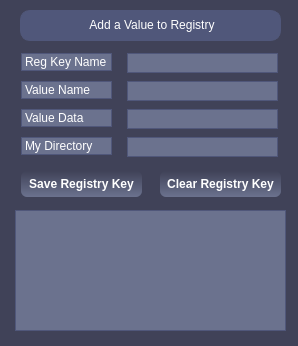
<?xml version="1.0" encoding="UTF-8"?>
<ui version="4.0">
 <class>EditRegistry</class>
 <widget class="QWidget" name="EditRegistry">
  <property name="geometry">
   <rect>
    <x>0</x>
    <y>0</y>
    <width>298</width>
    <height>346</height>
   </rect>
  </property>
  <property name="windowTitle">
   <string>Add Registry Value</string>
  </property>
  <property name="styleSheet">
   <string notr="true">QWidget {
    background-color: #404258;
    color: #fff;
 }
QLabel {
    border: 1px solid;
    border-color: #50577A;
    background-color: #6B728E;
}
QTextEdit {
    border: 1px solid;
    border-color: #50577A;
    background-color: #6B728E;
}
QTextEdit:focus {
    background: #7B8FA1;
    border: 2px solid;
    border-color: #50577A;
}
QLineEdit {
    border: 1px solid;
    border-color: #50577A;
    background-color: #6B728E;
}
QLineEdit:focus {
    background: #7B8FA1;
    border: 2px solid;
    border-color: #50577A;
}</string>
  </property>
  <widget class="QLabel" name="RegKeyName_Label">
   <property name="geometry">
    <rect>
     <x>21</x>
     <y>53</y>
     <width>91</width>
     <height>18</height>
    </rect>
   </property>
   <property name="styleSheet">
    <string notr="true"/>
   </property>
   <property name="text">
    <string>Reg Key Name</string>
   </property>
  </widget>
  <widget class="QLineEdit" name="RegKeyName_LineEdit">
   <property name="geometry">
    <rect>
     <x>127</x>
     <y>53</y>
     <width>151</width>
     <height>20</height>
    </rect>
   </property>
  </widget>
  <widget class="QLineEdit" name="ValueData_LineEdit">
   <property name="geometry">
    <rect>
     <x>127</x>
     <y>109</y>
     <width>151</width>
     <height>20</height>
    </rect>
   </property>
  </widget>
  <widget class="QLabel" name="ValueData_Label">
   <property name="geometry">
    <rect>
     <x>21</x>
     <y>109</y>
     <width>91</width>
     <height>18</height>
    </rect>
   </property>
   <property name="styleSheet">
    <string notr="true"/>
   </property>
   <property name="text">
    <string>Value Data</string>
   </property>
  </widget>
  <widget class="QLabel" name="RegistryEdit_Title_Label">
   <property name="geometry">
    <rect>
     <x>20</x>
     <y>10</y>
     <width>261</width>
     <height>31</height>
    </rect>
   </property>
   <property name="styleSheet">
    <string notr="true">QLabel {
	text-align: center;
	border-radius: 10px;
	background-color: #50577A;
	padding: 1px;
}</string>
   </property>
   <property name="text">
    <string>&lt;html&gt;&lt;head/&gt;&lt;body&gt;&lt;p align=&quot;center&quot;&gt;Add a Value to Registry&lt;/p&gt;&lt;/body&gt;&lt;/html&gt;</string>
   </property>
  </widget>
  <widget class="QTextBrowser" name="Registry_textBrowser">
   <property name="geometry">
    <rect>
     <x>15</x>
     <y>210</y>
     <width>271</width>
     <height>121</height>
    </rect>
   </property>
  </widget>
  <widget class="QPushButton" name="SaveRegistryValues_pushButton">
   <property name="geometry">
    <rect>
     <x>21</x>
     <y>171</y>
     <width>121</width>
     <height>26</height>
    </rect>
   </property>
   <property name="styleSheet">
    <string notr="true"> QPushButton {
    background: qlineargradient(x1: 0, y1: 0, x2: 0, y2: 1, stop: 0 #404258, stop: 1 #6B728E);
    border-radius: 6px;
    padding: 5px;
    color: white;
    font-weight: bold;
}
QPushButton:hover {;
    border: 1px solid;
    border-color: #fff;
}
QPushButton:pressed {
    background: qlineargradient(x1: 0, y1: 0, x2: 0, y2: 1, stop: 0 #6B728E, stop: 1 #404258);
}</string>
   </property>
   <property name="text">
    <string>Save Registry Key</string>
   </property>
  </widget>
  <widget class="QLabel" name="CurrentDirectory_Label">
   <property name="geometry">
    <rect>
     <x>21</x>
     <y>137</y>
     <width>91</width>
     <height>18</height>
    </rect>
   </property>
   <property name="styleSheet">
    <string notr="true"/>
   </property>
   <property name="text">
    <string>My Directory</string>
   </property>
  </widget>
  <widget class="QLineEdit" name="CurrentDirectory_LineEdit">
   <property name="geometry">
    <rect>
     <x>127</x>
     <y>137</y>
     <width>151</width>
     <height>20</height>
    </rect>
   </property>
  </widget>
  <widget class="QPushButton" name="DeleteRegistryValues_pushButton">
   <property name="geometry">
    <rect>
     <x>160</x>
     <y>171</y>
     <width>121</width>
     <height>26</height>
    </rect>
   </property>
   <property name="styleSheet">
    <string notr="true"> QPushButton {
    background: qlineargradient(x1: 0, y1: 0, x2: 0, y2: 1, stop: 0 #404258, stop: 1 #6B728E);
    border-radius: 6px;
    padding: 5px;
    color: white;
    font-weight: bold;
}
QPushButton:hover {;
    border: 1px solid;
    border-color: #fff;
}
QPushButton:pressed {
    background: qlineargradient(x1: 0, y1: 0, x2: 0, y2: 1, stop: 0 #6B728E, stop: 1 #404258);
}</string>
   </property>
   <property name="text">
    <string>Clear Registry Key</string>
   </property>
  </widget>
  <widget class="QLineEdit" name="ValueName_LineEdit">
   <property name="geometry">
    <rect>
     <x>127</x>
     <y>81</y>
     <width>151</width>
     <height>20</height>
    </rect>
   </property>
  </widget>
  <widget class="QLabel" name="ValueName_Label">
   <property name="geometry">
    <rect>
     <x>21</x>
     <y>81</y>
     <width>91</width>
     <height>18</height>
    </rect>
   </property>
   <property name="styleSheet">
    <string notr="true"/>
   </property>
   <property name="text">
    <string>Value Name</string>
   </property>
  </widget>
 </widget>
 <tabstops>
  <tabstop>RegKeyName_LineEdit</tabstop>
  <tabstop>ValueName_LineEdit</tabstop>
  <tabstop>ValueData_LineEdit</tabstop>
  <tabstop>CurrentDirectory_LineEdit</tabstop>
  <tabstop>SaveRegistryValues_pushButton</tabstop>
  <tabstop>DeleteRegistryValues_pushButton</tabstop>
  <tabstop>Registry_textBrowser</tabstop>
 </tabstops>
 <resources/>
 <connections/>
</ui>
